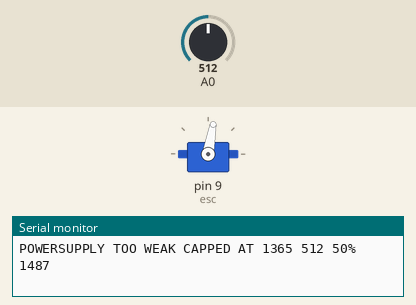
A sketch run on a simulated Arduino Uno, built with avr-gcc and run on an emulated ATmega328P. On the bench: servo, the last lines printed to the serial monitor. The test bench sets the inputs (shaded band); at power-on: A0 = 512.

Above: at 4.2 s.
4.3 s: A0 set to 900
At 4.8 s:
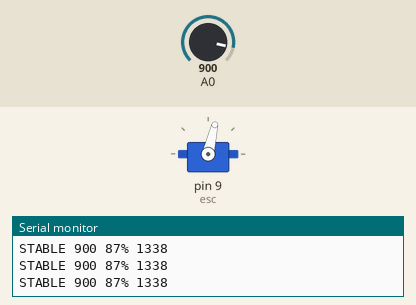
5.8 s: A0 set to 0
At 6.2 s:
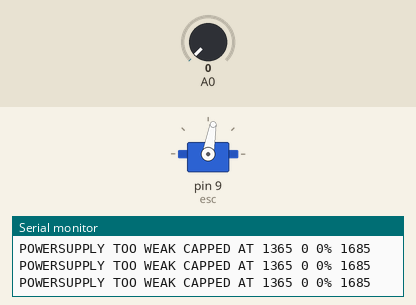
Timing chart, 0 to 8.8 s (numbered marks = the images above; inputs shaded):
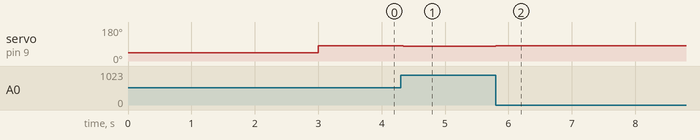

The sketch:

pwmesmotor.ino
```cpp
/*
Ha feltekered maxra akkor a lendület miatt, ha vissza is tekered a motor nem lassul
*/

#include <Servo.h>

Servo esc;
float a, n;


void setup() {
  esc.attach(9);
  Serial.begin(9600);

  esc.writeMicroseconds(1000);
  delay(3000);
}

void loop() {
  a = analogRead(A0);
  //n = a*1000/1024+1000; //1000 - 2000
  //n = a*75/1024+1290; //1290 - 1365
  n = map(a,830,1024,1365,1290); // 1365 - 1290

  if (n < 1301){
    esc.writeMicroseconds(1000);
    Serial.print("UNSTABLE ");
  } else if (n < 1365) {
    esc.writeMicroseconds(n);
    Serial.print("STABLE ");
  } else {
    esc.writeMicroseconds(1365);
    Serial.print("POWERSUPPLY TOO WEAK CAPPED AT 1365 ");
  }

  Serial.println(String(int(a))+" "+String(int(a/10.24))+"% "+String(int(n)));
}
```

Measured:
- after the input at 4.3 s, servo on pin 9 (esc): 80° → 77° at once
- after the input at 5.8 s, servo on pin 9 (esc): 77° → 80° at once
